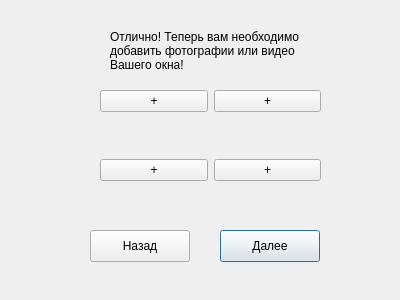
<?xml version="1.0" encoding="UTF-8"?>
<ui version="4.0">
 <class>Window</class>
 <widget class="QDialog" name="Window">
  <property name="geometry">
   <rect>
    <x>0</x>
    <y>0</y>
    <width>400</width>
    <height>300</height>
   </rect>
  </property>
  <property name="windowTitle">
   <string>Dialog</string>
  </property>
  <widget class="QPushButton" name="pushButton_2">
   <property name="geometry">
    <rect>
     <x>220</x>
     <y>230</y>
     <width>100</width>
     <height>32</height>
    </rect>
   </property>
   <property name="text">
    <string>Далее</string>
   </property>
  </widget>
  <widget class="QLabel" name="label">
   <property name="geometry">
    <rect>
     <x>110</x>
     <y>20</y>
     <width>211</width>
     <height>61</height>
    </rect>
   </property>
   <property name="text">
    <string>Отлично! Теперь вам необходимо добавить фотографии или видео Вашего окна!</string>
   </property>
   <property name="wordWrap">
    <bool>true</bool>
   </property>
  </widget>
  <widget class="QPushButton" name="pushButton">
   <property name="geometry">
    <rect>
     <x>90</x>
     <y>230</y>
     <width>100</width>
     <height>32</height>
    </rect>
   </property>
   <property name="text">
    <string>Назад</string>
   </property>
  </widget>
  <widget class="QWidget" name="gridLayoutWidget">
   <property name="geometry">
    <rect>
     <x>100</x>
     <y>90</y>
     <width>221</width>
     <height>131</height>
    </rect>
   </property>
   <layout class="QGridLayout" name="gridLayout">
    <item row="2" column="1">
     <widget class="QPushButton" name="pushButton_4">
      <property name="text">
       <string>+</string>
      </property>
     </widget>
    </item>
    <item row="0" column="1">
     <widget class="QPushButton" name="pushButton_5">
      <property name="text">
       <string>+</string>
      </property>
     </widget>
    </item>
    <item row="1" column="0">
     <widget class="QLabel" name="label_2">
      <property name="text">
       <string/>
      </property>
     </widget>
    </item>
    <item row="1" column="1">
     <widget class="QLabel" name="label_3">
      <property name="text">
       <string/>
      </property>
     </widget>
    </item>
    <item row="2" column="0">
     <widget class="QPushButton" name="pushButton_6">
      <property name="text">
       <string>+</string>
      </property>
     </widget>
    </item>
    <item row="0" column="0">
     <widget class="QPushButton" name="pushButton_3">
      <property name="text">
       <string>+</string>
      </property>
     </widget>
    </item>
    <item row="3" column="0">
     <widget class="QLabel" name="label_4">
      <property name="text">
       <string/>
      </property>
     </widget>
    </item>
    <item row="3" column="1">
     <widget class="QLabel" name="label_5">
      <property name="text">
       <string/>
      </property>
     </widget>
    </item>
   </layout>
  </widget>
 </widget>
 <resources/>
 <connections/>
</ui>
